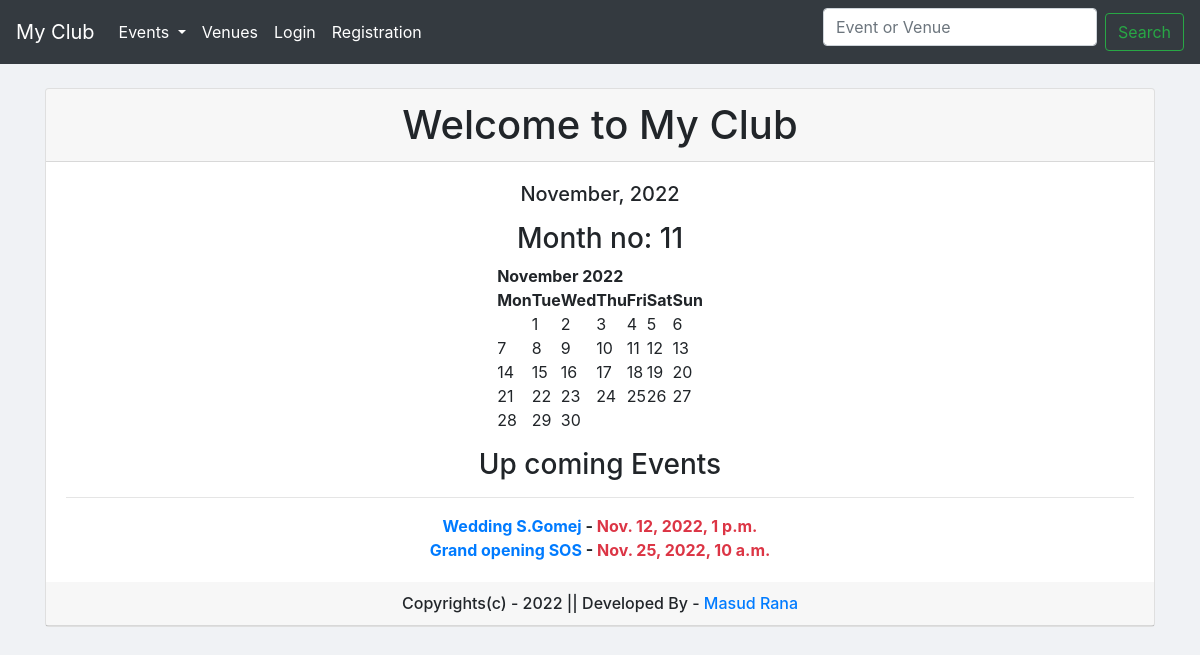
The page / on the database its author committed.
### events/models.py (models this page shows, shortened)
class Event(models.Model):
	name = models.CharField('Event name', max_length=120)
	event_date = models.DateTimeField('Event date')
	venue = models.ForeignKey(Venue, null=True, on_delete=models.CASCADE) # Many to One Relation
	manager = models.ForeignKey(User, blank=True,on_delete=models.CASCADE) # Many to one Relation
	description = models.TextField(blank=True)
	attendees = models.ManyToManyField(MyClubUser,blank=True) # Many to Many Relation
	approved = models.BooleanField("Approved", default=False)
	def __str__(self):
		return self.name

### events/views.py (the view)
# urls.py: path('', views.home, name="home"),
def home(request, year=datetime.now().year, month=datetime.now().strftime('%B')):
	month = month.capitalize()
	month_number = list(calendar.month_name).index(month)
	month_number = int(month_number)
	cal = HTMLCalendar().formatmonth(year, month_number)
	now = datetime.now()
	current_year = now.year
	event_list = Event.objects.filter(
			event_date__year = year,
			event_date__month = month_number,
		)
	context = {
		'year': year,
		'month': month,
		'month_number':month_number,
		'cal':cal,
		'current_year':current_year,
		'event_list':event_list,
	}
	return render(request, 'events/home.html', context)

### events/templates/events/home.html
{% extends 'events/base.html' %}
    {% block content %}
      <center>
      <div class="card">
  <h1 class="card-header">Welcome to My Club</h1>
  <div class="card-body">
    <h5 class="card-title"><p>{{month}}, {{year}}</p></h5>
    <p class="card-text"><h3>Month no: {{month_number}}</h3>
      {{cal|safe}}</p>
      <h3>Up coming Events</h3><hr>
      {% if event_list %}
        {% for event in event_list %}
          <b><a href="{% url 'show-event' event.id %}">{{event}}</a> - <span class="text-danger">{{event.event_date}}</span></b> <br>
        {% endfor %}
      {% else %}
      <strong class="text-danger">Sorry... There is no events in this month...</strong>
      {% endif %}
  </div>
<h6 class="card-header">Copyrights(c) - {{current_year}} || <span>Developed By - <a href="#">Masud Rana</a></span></h6>
</div>
      </center>
    {% endblock content %}

### events/templates/events/base.html (style rules this page uses)
body { background-color: #f0f2f5; }

### rows shown on the page
Event: name "Wedding S.Gomej", event_date "Nov. 12, 2022, 1 p.m."
Event: name "Grand opening SOS", event_date "Nov. 25, 2022, 10 a.m."

### other values the page prints
{{ month }} "November"
{{ month_number }} "11"
{{ cal|safe }} "November 2022 Mon Tue Wed Thu Fri Sat Sun 1 2 3 4 5 6 7 8 9 10 11 12 13 14 15 16 17 18 19 20 21 22 23 24 25 26 27 28 29 30"
